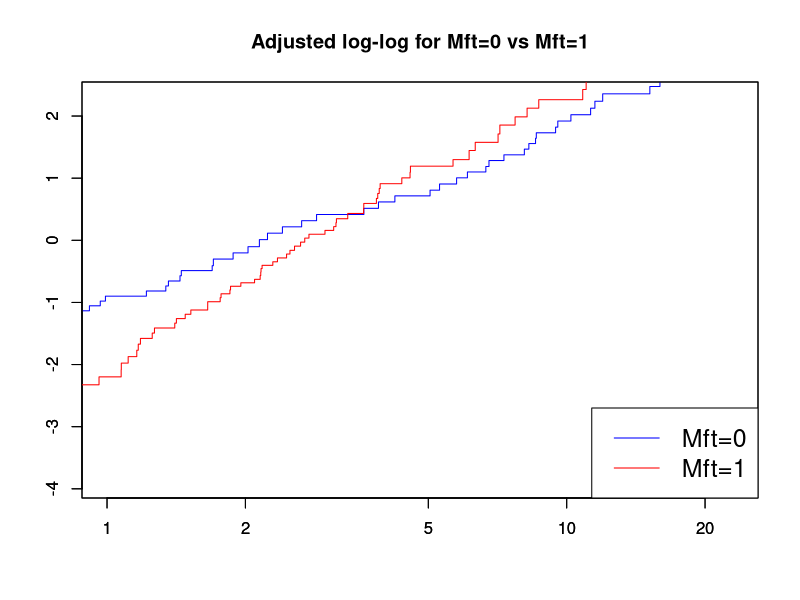
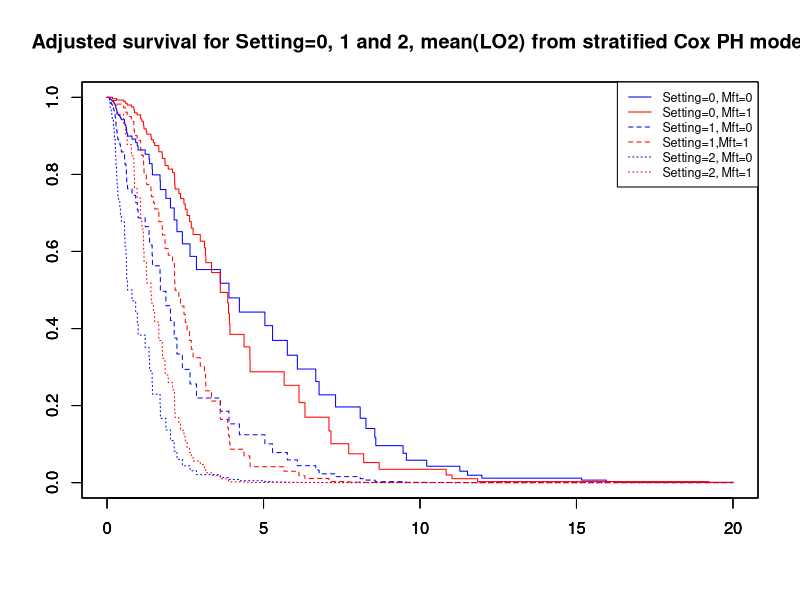
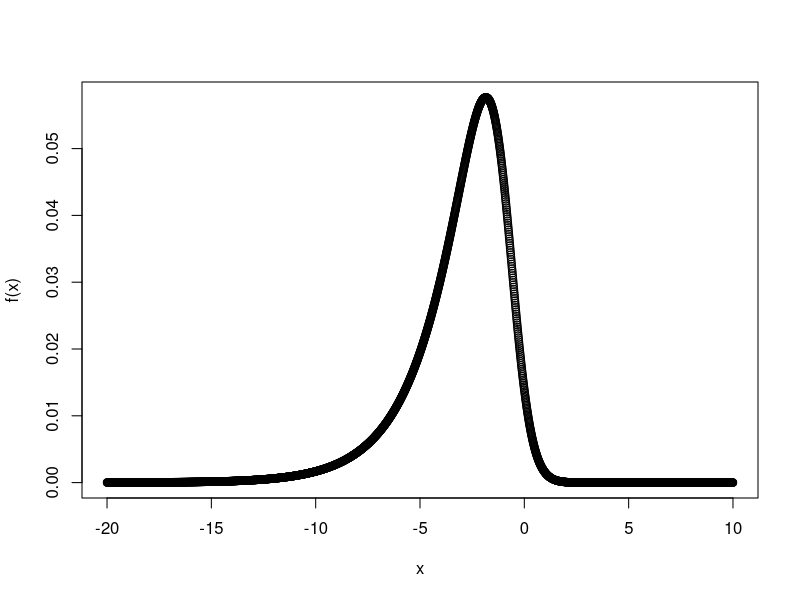
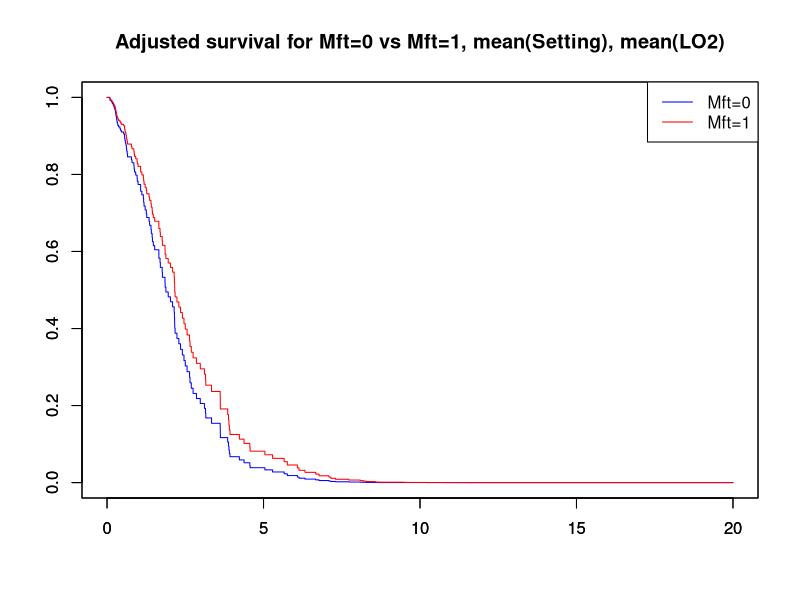

These figures' R source, in order:
## ---- chunk 1
library(knitr)
opts_chunk$set(tidy.opts=list(width.cutoff=80),tidy=TRUE)
## ---- chunk 2
knitr::opts_chunk$set(echo = TRUE)
knitr::opts_knit$set(root.dir = "C:/GitStuff/Survival_Analysis/MATH_629/Data")
## ---- chunk 3
rm(list=ls())
library(survival)
library(dplyr)
## ---- chunk 4
Ven.reset <-read.csv("VenresetMft.csv", header = TRUE)
## ---- chunk 5
Y<-Surv(Ven.reset$eventtime,Ven.reset$status)
Coxph.addicts=coxph(Y~Setting+LO2+Mft,data=Ven.reset)
summary(Coxph.addicts)
cox.zph(Coxph.addicts,transform=rank)
## ---- chunk 6
#Stratify Ventilator Data set by TR
Ven.reset0<-Ven.reset[Ven.reset$Mft==0, ]
Ven.reset1<-Ven.reset[Ven.reset$Mft==1, ]
#Create Survival Objects for both strata 
Y0<-Surv(Ven.reset0$eventtime,Ven.reset0$status==1)
Y1<-Surv(Ven.reset1$eventtime,Ven.reset1$status==1)
#Fit Cox PH models to both strata
Coxph.Ven.m0=coxph(Y0~LO2+Setting,data=Ven.reset0)
Coxph.Ven.m1=coxph(Y1~LO2+Setting,data=Ven.reset1)
#get the overall mean of LO2 and Setting 
meanLO2=mean(Ven.reset$LO2)
meanSetting=mean(Ven.reset$Setting)
#plot our adjusted survival curves 
pattern=data.frame(LO2=meanLO2,Setting=meanSetting)
plot(survfit(Coxph.Ven.m0,newdata=pattern),fun="cloglog",conf.int=F,xlim=c(1,23),ylim=c(-3.9,2.3),main="Adjusted log-log for Mft=0 vs Mft=1",col=c('blue'))
par(new=TRUE)
plot(survfit(Coxph.Ven.m1,newdata=pattern),fun="cloglog",conf.int=F,xlim=c(1,23),ylim=c(-3.9,2.3),col=c('red'))
legend("bottomright",cex=1.5,c("Mft=0","Mft=1"),lty=c("solid"),col=c("blue","red"))
## ---- chunk 7
#i Fit a stratified model 
Y<-Surv(Ven.reset$eventtime,Ven.reset$status==1)
coxph.Ven.m1<-coxph(Y~Setting + LO2 + strata(Mft),data=Ven.reset)
summary(coxph.Ven.m1)
## ---- chunk 8
coxph.Ven.m1$loglik
CSstat = -2*(coxph.Ven.m1$loglik[1]-coxph.Ven.m1$loglik[2])
print(paste("The value of our test statistic is", CSstat))
CV = qchisq(.95,df=2)
print(paste("Our critical value is:",CV))
CSstat>CV
pvalue1=pchisq(CSstat,df = 2,lower.tail = FALSE)
print(paste("Our p value is:",pvalue1))
## ---- chunk 9
meanLO2=mean(Ven.reset$LO2)
pattern1=data.frame(Setting=0,LO2=meanLO2)
plot(survfit(coxph.Ven.m1,newdata=pattern1),col=c('blue','red'),conf.int=F,main="Adjusted survival for Setting=0, 1 and 2, mean(LO2) from stratified Cox PH model")
pattern2=data.frame(Setting=1,LO2=meanLO2)
par(new=TRUE)
plot(survfit(coxph.Ven.m1,newdata=pattern2),col=c('blue','red'), lty=c('dashed'),conf.int=F)
pattern3=data.frame(Setting=2,LO2=meanLO2)
par(new=TRUE)
plot(survfit(coxph.Ven.m1,newdata=pattern3),col=c('blue','red'), lty=c('dotted'),conf.int=F)
legend("topright",cex=.75,c("Setting=0, Mft=0","Setting=0, Mft=1","Setting=1, Mft=0","Setting=1,Mft=1","Setting=2, Mft=0","Setting=2, Mft=1"),lty=c("solid","solid","dashed","dashed","dotted","dotted"),col=c("blue","red"))
## ---- chunk 10
coxph.Ven.int.m1<-coxph(Y~Setting+LO2+Mft:LO2+Mft:Setting+strata(Mft),data=Ven.reset)
summary(coxph.Ven.int.m1)
## ---- chunk 11
CSstat = -2*(coxph.Ven.m1$loglik[2]-coxph.Ven.int.m1$loglik[2])
print(paste("The value of the test statistic is:",CSstat))
CV = qchisq(.95,df=2)
print(paste("The critical value is:",CV))
CSstat>CV
pvalue2=pchisq(CSstat, 2, lower.tail = FALSE)
print(paste("The p value is:",pvalue2))
## ---- chunk 12
#HR for Setting and 95% CI for HR for Setting with MFt=0. 
b1=coxph.Ven.int.m1$coefficients[1]
exp(b1)
exp(b1-1.96*0.18159)
exp(b1+1.96*0.18159)
## ---- chunk 13
#We use a trick here and recode Mft=0 as Mft2=-1 and Mft=1 as Mft2=0 and refit the model with Mft2 rather than Mft. 
Ven.reset$Mft2=Ven.reset$Mft-1
coxph.Ven.int.m2<-coxph(Y~Setting+LO2+Mft2:LO2+Mft2:Setting+strata(Mft2),data=Ven.reset)
summary(coxph.Ven.int.m2)
#HR for Setting and 95% CI for HR for Setting with MFt=1. 
b1=coxph.Ven.int.m2$coefficients[1]
exp(b1)
exp(b1-1.96*0.1779)
exp(b1+1.96*0.1779)
## ---- chunk 14
#Create and plot our partial likelihood. 
f1.1<-function(b) 1/(exp(b*2)+2*exp(1.5*b)+1)
f1.2<-function(b) exp(2*b)/(exp(2*b)+2*exp(1.5*b))
f2.1<-function(b) exp(b)/(2*exp(b)+exp(2*b))
f2.2<-function(b) exp(b)/(exp(b)+exp(2*b))
f<-function(b) f1.1(b)*f1.2(b)*f2.1(b)*f2.2(b)
x <- seq(-20,10,0.01)
plot(x, f(x))   
## ---- chunk 15
#optimize our function to get an estimate. We minizimize the negative of f (g) to maximize f. 
g=function(b) -f(b) 
optimize(g, lower = -5, upper = 0)
## ---- chunk 16
time<-c(2,3,5,6,6,7,8);status<-c(1,1,0,1,0,1,1);Dose<-c(0,2,1,1,1.5,2,1.5);
Type<-c(0,0,1,1,0,1,0)
Alcohol=data.frame(time,status,Dose,Type)
S<-Surv(Alcohol$time,Alcohol$status==1)
coxph(S~Dose+strata(Type),data=Alcohol)
## ---- chunk 17
#Our adjusted survival Curves. 
Coxph.ven3=coxph(Y~Setting+LO2+Mft,data=Ven.reset)
settingmean=mean(Ven.reset$Setting); LO2mean=mean(Ven.reset$LO2); 
pattern1=data.frame(Setting=settingmean,LO2=LO2mean,Mft=0);
pattern2=data.frame(Setting=settingmean,LO2=LO2mean,Mft=1);
plot(survfit(Coxph.ven3,newdata=pattern1),conf.int=F,main="Adjusted survival for Mft=0 vs Mft=1, mean(Setting), mean(LO2)",col=c("blue"))
par(new=TRUE)
plot(survfit(Coxph.ven3,newdata=pattern2),conf.int=F,col=c("red"))
legend("topright",c("Mft=0","Mft=1"), lty=c("solid"),col=c('blue','red'))
## ---- chunk 18
#Based on the adjusted survival curve we choose t=4 as a split (or cut) point. 
Venreset.cp4=survSplit(Ven.reset,cut=4,end="eventtime",event="status",start="start",id="id")
Venreset.cp4$hv2=Venreset.cp4$Mft*(Venreset.cp4$start>=4)
Y4=Surv(Venreset.cp4$start,Venreset.cp4$eventtime,Venreset.cp4$status)
coxph.Venreset.hs2<-coxph(Y4 ~ Setting + LO2 + Mft + hv2 + cluster(id),data=Venreset.cp4)
summary(coxph.Venreset.hs2)
## ---- chunk 19
#We fit an extended model with h(t)=ln(t)
Venreset.cp=survSplit(Ven.reset,cut=Ven.reset$eventtime[Ven.reset$status==1],end="eventtime",event="status",start="start",id="id")
Venreset.cp$t.Mft=Venreset.cp$Mft*log(Venreset.cp$eventtime)
#Create an extended survival object
YE<-Surv(Venreset.cp$start,Venreset.cp$eventtime,Venreset.cp$status)
#Test for clinic
coxph.venreset.ct<-coxph(YE ~ LO2 + Setting + Mft + t.Mft + cluster(id),data=Venreset.cp)
summary(coxph.venreset.ct)
